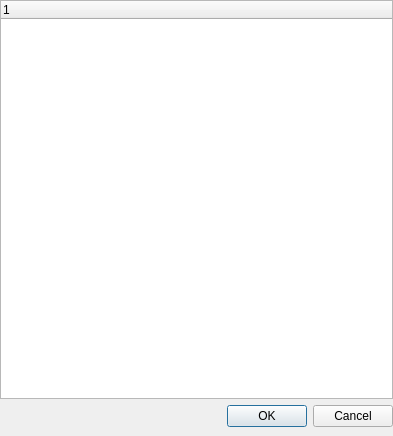
<?xml version="1.0" encoding="UTF-8"?>
<ui version="4.0">
 <class>Dialog</class>
 <widget class="QDialog" name="Dialog">
  <property name="geometry">
   <rect>
    <x>0</x>
    <y>0</y>
    <width>393</width>
    <height>436</height>
   </rect>
  </property>
  <property name="windowTitle">
   <string>Dialog</string>
  </property>
  <layout class="QVBoxLayout" name="verticalLayout">
   <property name="leftMargin">
    <number>0</number>
   </property>
   <property name="topMargin">
    <number>0</number>
   </property>
   <property name="rightMargin">
    <number>0</number>
   </property>
   <property name="bottomMargin">
    <number>9</number>
   </property>
   <item>
    <widget class="QTreeWidget" name="treeWidget"/>
   </item>
   <item>
    <widget class="QDialogButtonBox" name="buttonBox">
     <property name="orientation">
      <enum>Qt::Horizontal</enum>
     </property>
     <property name="standardButtons">
      <set>QDialogButtonBox::Cancel|QDialogButtonBox::Ok</set>
     </property>
    </widget>
   </item>
  </layout>
 </widget>
 <resources/>
 <connections>
  <connection>
   <sender>buttonBox</sender>
   <signal>accepted()</signal>
   <receiver>Dialog</receiver>
   <slot>accept()</slot>
   <hints>
    <hint type="sourcelabel">
     <x>248</x>
     <y>254</y>
    </hint>
    <hint type="destinationlabel">
     <x>157</x>
     <y>274</y>
    </hint>
   </hints>
  </connection>
  <connection>
   <sender>buttonBox</sender>
   <signal>rejected()</signal>
   <receiver>Dialog</receiver>
   <slot>reject()</slot>
   <hints>
    <hint type="sourcelabel">
     <x>316</x>
     <y>260</y>
    </hint>
    <hint type="destinationlabel">
     <x>286</x>
     <y>274</y>
    </hint>
   </hints>
  </connection>
 </connections>
</ui>
